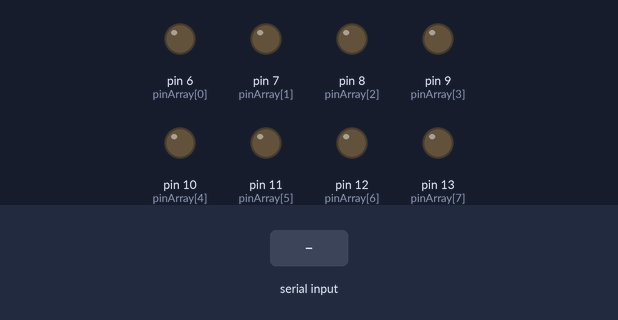
Simulated run of this sketch. Board: Arduino Uno, built with avr-gcc and run on an emulated ATmega328P. On the bench: output pins drawn as LEDs (lit = HIGH). Dashed ring = blinking. Inputs (shaded band) come from the test bench. What the sketch prints to the serial monitor is not drawn.

Above: at 1.3 s.
1.4 s: "90,45\n" received over Serial
At 2.25 s:
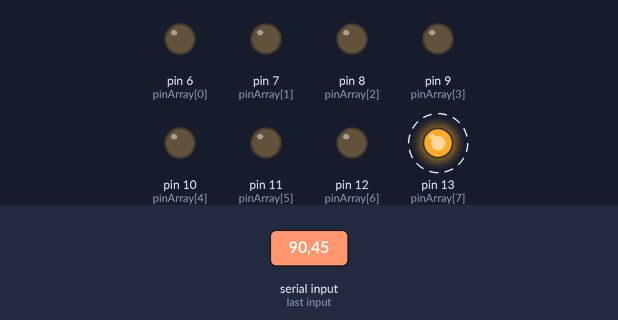
At 3.05 s:
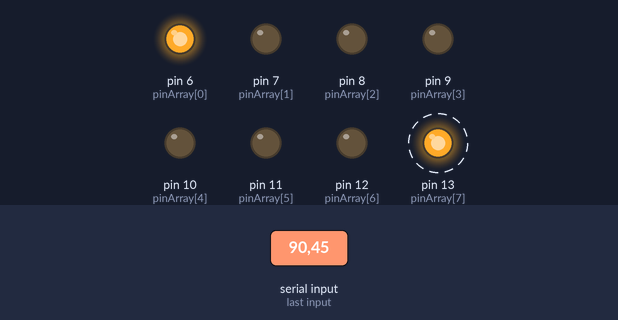
10.4 s: "30,150\n" received over Serial
At 11.8 s:
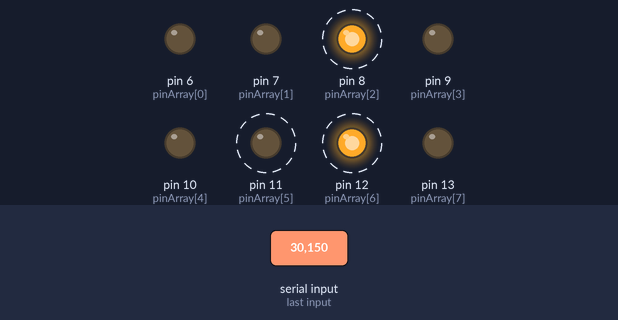
Timing chart, 0 to 14.4 s (numbered marks = the images above; inputs shaded):
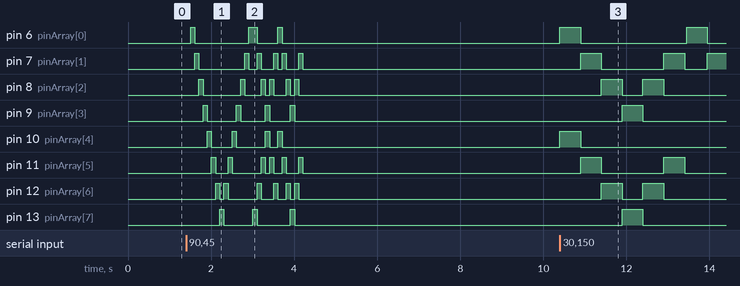

Measured:
- after the input at 1.4 s, pin 6 (pinArray[0]): goes HIGH 0.10 s, LOW 1.3 s, HIGH 0.20 s, LOW 0.50 s, HIGH 0.10 s, then LOW, starting after 0.11 s; pin 7 (pinArray[1]): LOW → HIGH after 0.21 s, → LOW 0.10 s later, → HIGH 1.1 s later, → LOW 0.10 s later, … (12 changes in this stretch)
- after the input at 10.4 s, pin 6 (pinArray[0]): alternates HIGH for 0.50 s and LOW for 2.6 s, starting at once; pin 7 (pinArray[1]): goes HIGH 0.50 s, LOW 1.5 s, HIGH 0.50 s, LOW 0.55 s, then HIGH, starting after 0.50 s

The sketch:

CRAZY_PATTERN4.ino
```cpp
#define DELAY_TIME 500
#define DELAY_TIME2 100

int pinArray[] = {6,7,8,9,10,11,12,13};
int val = 0;


void setup() {
  // put your setup code here, to run once:
  for(int x = 0; x < 8; x++){
    pinMode(pinArray[x], OUTPUT);
  }
//  pinMode(switch1, INPUT);
//  pinMode(switch2, INPUT);
//  pinMode(switch3, INPUT);
//  pinMode(switch4, INPUT);

  Serial.begin(9600);
  Serial.println("@@@@@@@@@@@@@@@@@@@@@@@@@@@@@@@");
  Serial.println("@@           MENU            @@");
  Serial.println("@@                           @@");
  Serial.println("@@ <1>Pattern1   <2>Pattern2 @@");
  Serial.println("@@ <3>Pattern3   <4>Pattern4 @@");
  Serial.println("@@                           @@");
  Serial.println("@@@@@@@@@@@@@@@@@@@@@@@@@@@@@@@");


}

void loop() {
  if(Serial.available() > 0){
    val = Serial.read() - 48;
    Serial.println((char)val);

    if(val >= 1 || val <= 4){
      if(val == 1){
        pattern1(DELAY_TIME);
      }else if(val == 2){
        pattern2(DELAY_TIME);
      }else if(val == 3){
        pattern3(DELAY_TIME);
      }else if(val == 4){
        pattern4();
      }else{
      Serial.print("");
      Serial.print("Invalid input! Please put a valid choice!!! Input: ");
      Serial.print(val);
      }
      val = 0;
    }
  }


}

//this is for pattern 1
void pattern1(int timer){
  for(int x = 0; x < 8; x++){
    digitalWrite(pinArray[x], HIGH);
    delay(timer);
    digitalWrite(pinArray[x],LOW);
    if(x == 7){
      for(int j = 6; j>= 0;j--){
        digitalWrite(pinArray[j], HIGH);
        delay(timer);
        digitalWrite(pinArray[j],LOW);
      }
    }
  }
}

//this is for pattern 2
void pattern2(int timer){

  for(int cycleRed=0,cycleGreen=7; cycleRed<4, cycleGreen>3; cycleRed++, cycleGreen--)
  {
    digitalWrite(pinArray[cycleRed],HIGH);
    digitalWrite(pinArray[cycleGreen],HIGH);
    delay(timer);
    digitalWrite(pinArray[cycleRed],LOW);
    digitalWrite(pinArray[cycleGreen],LOW);

  }

  for(int cycleRed=2,cycleGreen=5; cycleRed>1, cycleGreen<7; cycleRed--, cycleGreen++)
  {
    digitalWrite(pinArray[cycleRed],HIGH);
    digitalWrite(pinArray[cycleGreen],HIGH);
    delay(timer);
    digitalWrite(pinArray[cycleRed],LOW);
    digitalWrite(pinArray[cycleGreen],LOW);

  }

}

//this is for pattern 3
void pattern3(int timer){
  for (int i = 0; i < 4; i++ ){
    //make the pin n and pin n+4 high
    digitalWrite(pinArray[i], HIGH);
    digitalWrite(pinArray[i+4], HIGH);
    delay(timer);
    digitalWrite(pinArray[i], LOW);
    digitalWrite(pinArray[i+4], LOW);
  }
  for(int x=2, y=6; x>1, y>4; x--, y--){
    digitalWrite(pinArray[x],HIGH);
    digitalWrite(pinArray[y],HIGH);
    delay(timer);
    digitalWrite(pinArray[x],LOW);
    digitalWrite(pinArray[y],LOW);
  }
}

//this is for pattern 4
void pattern4(){
  pattern1(DELAY_TIME2);
  pattern2(DELAY_TIME2);
  pattern3(DELAY_TIME2);
}
```
